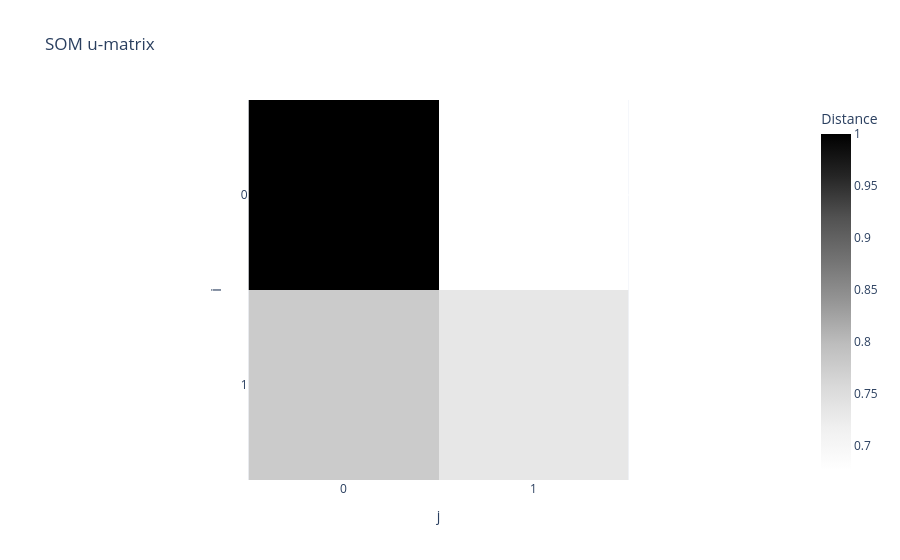

Write notebook code for a chart like this one.
### Code cell
u_matrix_plot = kairo.plot_som_u_matrix(som)
u_matrix_plot.show()

### Figure 1 — Plotly figure (JSON) as saved in the notebook; plotly's stock layout.template omitted (floating-point values rounded to 4 significant figures)
{"data": [{"coloraxis": "coloraxis", "hovertemplate": "j: %{x}<br>i: %{y}<br>Distance: %{z}<extra></extra>", "name": "0", "type": "heatmap", "xaxis": "x", "yaxis": "y", "z": [[1.0, 0.6763], [0.7773, 0.7324]]}], "layout": {"coloraxis": {"colorbar": {"title": {"text": "Distance"}}, "colorscale": [[0, "rgb(255,255,255)"], [0.125, "rgb(240,240,240)"], [0.25, "rgb(217,217,217)"], [0.375, "rgb(189,189,189)"], [0.5, "rgb(150,150,150)"], [0.625, "rgb(115,115,115)"], [0.75, "rgb(82,82,82)"], [0.875, "rgb(37,37,37)"], [1, "rgb(0,0,0)"]]}, "title": {"text": "SOM u-matrix"}, "xaxis": {"anchor": "y", "constrain": "domain", "domain": [0, 1], "dtick": 1, "scaleanchor": "y", "title": {"text": "j"}}, "yaxis": {"anchor": "x", "autorange": "reversed", "constrain": "domain", "domain": [0, 1], "dtick": 1, "title": {"text": "i"}}}}
